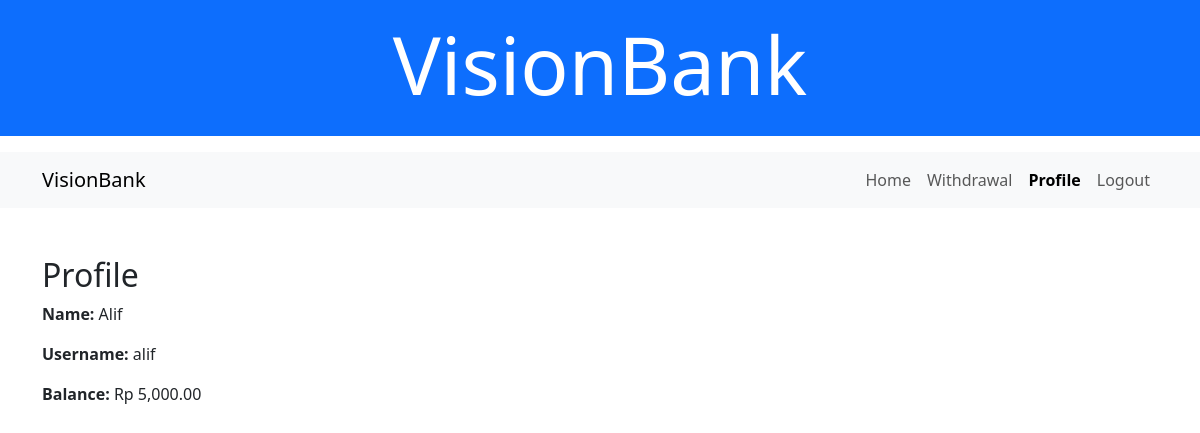
The app's page /profile.php (signed in) with its own data.
### tables this page shows
CREATE TABLE `users` (
  `id` int(11) NOT NULL,
  `username` varchar(50) DEFAULT NULL,
  `password` varchar(255) DEFAULT NULL,
  `name` varchar(100) DEFAULT NULL,
  `balance` decimal(15,2) DEFAULT 0.00
);

### profile.php (the view, shortened to what this page needs)
<?php
include 'config.php';
$user_id = $_SESSION['user_id'];
$sql = "SELECT * FROM users WHERE id = '$user_id'";
$result = $conn->query($sql);
$user = $result->fetch_assoc();
?>
<!DOCTYPE html>
<html>
<head>
    <link href="https://cdn.jsdelivr.net/npm/bootstrap@5.3.0-alpha3/dist/css/bootstrap.min.css" rel="stylesheet">
</head>
<body>
    <div class="container-fluid p-0">
        <header class="text-center mb-3 py-3 bg-primary text-white">
            <h1 class="display-1"><b>VisionBank</b></h1>
        </header>
        <?php include 'navbar.php'; ?>
        <div class="container mt-5">
            <h2>Profile</h2>
            <p><strong>Name:</strong> <?= $user['name'] ?></p>
            <p><strong>Username:</strong> <?= $user['username'] ?></p>
            <p><strong>Balance:</strong> Rp <?= number_format($user['balance'], 2) ?></p>
        </div>
    </div>
</body>
</html>

### records on screen
users: name "Alif", username "alif", balance "5,000.00"
